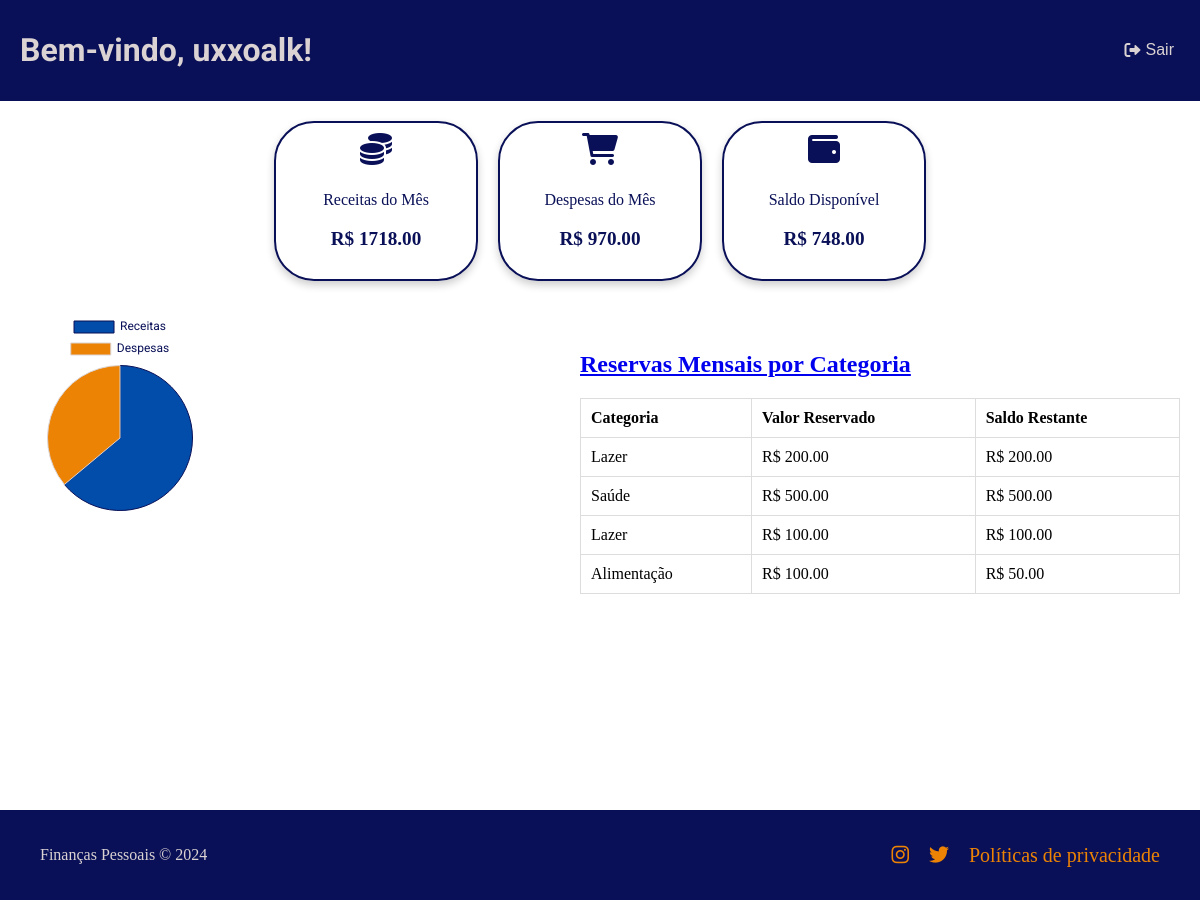
The app's page / (signed in) with its own data.
### core/models.py (models this page shows, shortened)
class Reserva(models.Model):
    CATEGORIA_CHOICES = [
        ('saude', 'Saúde'),
        ('lazer', 'Lazer'),
        ('alimentacao', 'Alimentação'),
        ('transporte', 'Transporte'),
        ('outros', 'Outros'),
    ]
    categoria = models.CharField(
        max_length=50,
        choices=CATEGORIA_CHOICES,
        default='outros',  # Categoria padrão caso o usuário não escolha
    )  # Categoria da reserva
    valor_reservado = models.DecimalField(max_digits=10, decimal_places=2)  # Valor reservado
    valor_gasto = models.DecimalField(max_digits=10, decimal_places=2, default=0)  # Valor gasto
    mes = models.IntegerField()  # Mês da reserva
    ano = models.IntegerField()  # Ano da reserva
    usuario = models.ForeignKey(User, on_delete=models.CASCADE)  # Adicionando o campo usuario

### core/views.py (the view)
# urls.py: path('', views.home, name='home'),  # Página inicial
@login_required
def home(request):
    mes_atual = datetime.now().month
    ano_atual = datetime.now().year
    receitas_mes = Receita.objects.filter(
        usuario=request.user, data__month=mes_atual, data__year=ano_atual
    ).aggregate(total=Sum('valor'))['total'] or 0
    despesas_mes = Despesa.objects.filter(
        usuario=request.user, data__month=mes_atual, data__year=ano_atual
    ).aggregate(total=Sum('valor'))['total'] or 0
    reservas = Reserva.objects.filter(
        usuario=request.user, mes=mes_atual, ano=ano_atual
    )
    reservas_com_dados = []
    for reserva in reservas:
        total_gasto = Despesa.objects.filter(
            usuario=request.user,
            categoria=reserva.categoria,  # Alteração aqui
            data__month=mes_atual,
            data__year=ano_atual
        ).aggregate(total=Sum('valor'))['total'] or 0
        saldo_restante = reserva.valor_reservado - total_gasto
        reservas_com_dados.append({
            'reserva': reserva,
            'total_gasto': total_gasto,
            'saldo_restante': saldo_restante,
        })
    context = {
        'receitas_mes': receitas_mes,
        'despesas_mes': despesas_mes,
        'reservas_por_categoria': reservas_com_dados,
    }
    return render(request, 'core/home.html', context)

### core/templates/core/home.html (shortened to what this page needs)
<!DOCTYPE html>
<html lang="pt-br">
<head>
    <link href="https://cdnjs.cloudflare.com/ajax/libs/font-awesome/6.0.0-beta3/css/all.min.css" rel="stylesheet">
    {% load static %}
    <link rel="stylesheet" href="{% static 'core/styles.css' %}">
</head>
<body>
    <div class="container">
        <header>
            <div class="header-container">
                <h1>Bem-vindo, {{ user.username }}!</h1>
                <form action="{% url 'logout' %}" method="post" class="logout-form">
                    <button type="submit" class="logout-button"><i class="fas fa-sign-out-alt"></i> Sair</button>
                </form>
            </div>
        </header>
        <div class="summary">
            <a href="{% url 'listar_receitas' %}" class="box">
                <i class="fas fa-coins"></i>
                <p>Receitas do Mês</p>
                <p class="amount">R$ {{ receitas_mes|floatformat:2 }}</p>
            </a>
            <a href="{% url 'listar_despesas' %}" class="box">
                <i class="fas fa-shopping-cart"></i>
                <p>Despesas do Mês</p>
                <p class="amount">R$ {{ despesas_mes|floatformat:2 }}</p>
            </a>
            <a href="#" class="box">
                <i class="fas fa-wallet"></i>
                <p>Saldo Disponível</p>
                <p class="amount" id="saldoDisponivel">R$ 0,00</p>
            </a>
        </div>
        <div class="chart-and-table">
            <div class="chart-container">
                <canvas id="pieChart"></canvas>
            </div>
            <section class="reservas">
                <h2><a href="{% url 'cadastrar_reserva' %}">Reservas Mensais por Categoria</a></h2>
                <table class="table">
                    <thead>
                        <tr>
                            <th>Categoria</th>
                            <th>Valor Reservado</th>
                            <th>Saldo Restante</th>
                        </tr>
                    </thead>
                    <tbody>
                        {% for item in reservas_por_categoria %}
                        <tr>
                            <td>{{ item.reserva.get_categoria_display }}</td>
                            <td>R$ {{ item.reserva.valor_reservado|floatformat:2 }}</td>
                            <td>R$ {{ item.saldo_restante|floatformat:2 }}</td>
                        </tr>
                        {% empty %}
                        <tr>
                            <td colspan="3">Nenhuma reserva cadastrada.</td>
                        </tr>
                        {% endfor %}
                    </tbody>
                </table>
            </section>
        </div>
    </div>
    <script>
        // Passar as variáveis de receita e despesa para o JavaScript
        const receitasMes = {{ receitas_mes|default:0 }};
        const despesasMes = {{ despesas_mes|default:0 }};
        // Calcular o saldo disponível
        const saldoDisponivel = receitasMes - despesasMes;
        // Exibir o saldo disponível na página
        document.getElementById('saldoDisponivel').textContent = 'R$ ' + saldoDisponivel.toFixed(2);
        const ctx = document.getElementById('pieChart').getContext('2d');
        const pieChart = new Chart(ctx, {
            type: 'pie',
            data: {
                labels: ['Receitas', 'Despesas'],
                datasets: [{
                    label: 'Resumo Financeiro',
                    data: [receitasMes, despesasMes],
                    backgroundColor: ['#024CAA', '#EC8305'],
                    borderColor: ['#091057', '#DBD3D3'],
                    borderWidth: 1
                }]
            },
            options: {
                responsive: true,
                plugins: {
                    legend: {
                        position: 'top',
                        labels: {
                            color: '#091057',
                            font: {
                                family: 'Roboto'
                            }
                        }
                    }
                }
            }
        });
    </script>
    <footer>
        <div class="footer-content">
            <div class="footer-text">
                <p>Finanças Pessoais &copy; 2024</p>
            </div>
            <ul class="footer-links">
                <li><a href="https://www.instagram.com/seu_usuario" target="_blank"><i class="fab fa-instagram"></i></a></li>
                <li><a href="https://twitter.com/seu_usuario" target="_blank"><i class="fab fa-twitter"></i></a></li>
                <li><a href="https://www.google.com">Políticas de privacidade</a></li>
            </ul>
        </div>
    </footer>
</body>
</html>

### core/static/core/styles.css (style rules this page uses)
header { background-color: #091057; color: #DBD3D3; padding: 10px 20px; display: flex; justify-content: space-between; align-items: center; }
.header-container { display: flex; align-items: center; flex-grow: 1; }
.logout-form { margin-left: auto; display: flex; align-items: center; }
h1 { flex-grow: 1; text-align: left; font-family: 'Roboto', sans-serif; }
.summary { display: flex; justify-content: center; gap: 20px; margin-bottom: 30px; }
.box { text-decoration: none; background-color: rgba(255, 255, 255, 0.6); border: 2px solid #091057; border-radius: 40px; padding: 10px; width: 180px; text-align: center; transition: transform 0.3s ease, background-color 0.3s ease; color: #091057; box-shadow: 0 4px 8px rgba(0, 0, 0, 0.2); margin-top: 20px; }
.box i { font-size: 2rem; margin-bottom: 10px; }
.box p.amount { font-size: 1.2rem; font-weight: bold; }
.chart-and-table { display: flex; justify-content: center; gap: 20px; flex-wrap: wrap; margin-bottom: 30px; }
.chart-container { width: 45%; height: 200px; }
.reservas { width: 50%; padding-top: 20px; }
.table { width: 100%; border-collapse: collapse; }
.table th, .table td { padding: 10px; text-align: left; border: 1px solid #ddd; }
.logout-button { background: transparent; border: none; color: #DBD3D3; font-size: 1em; cursor: pointer; display: flex; align-items: center; gap: 5px; }
body { margin: 0; padding: 0; min-height: 100vh; display: flex; flex-direction: column; padding-bottom: 100px; }
footer { position: fixed; bottom: 0; left: 0; width: 100%; background-color: #091057; color: #DBD3D3; padding: 20px 40px; text-align: center; box-sizing: border-box; z-index: 10; }
footer .footer-content { display: flex; justify-content: space-between; align-items: center; width: 100%; flex-wrap: wrap; }
footer .footer-links { display: flex; gap: 20px; list-style: none; padding: 0; margin: 0; flex-wrap: wrap; }
footer .footer-links li { display: inline-block; }
footer .footer-links a { color: #EC8305; text-decoration: none; font-size: 20px; }
footer .footer-text p { white-space: nowrap; overflow: hidden; text-overflow: ellipsis; }

### records on screen
Reserva: reserva.categoria "Lazer", reserva.valor_reservado "200.00", saldo_restante "200.00"
Reserva: reserva.categoria "Saúde", reserva.valor_reservado "500.00", saldo_restante "500.00"
Reserva: reserva.categoria "Lazer", reserva.valor_reservado "100.00", saldo_restante "100.00"
Reserva: reserva.categoria "Alimentação", reserva.valor_reservado "100.00", saldo_restante "50.00"

### other values on screen
{{ user.username }} "uxxoalk"
{{ receitas_mes|floatformat:2 }} "1718.00"
{{ despesas_mes|floatformat:2 }} "970.00"
chart data {{ receitas_mes|default:0 }} 1718
chart data {{ despesas_mes|default:0 }} 970
